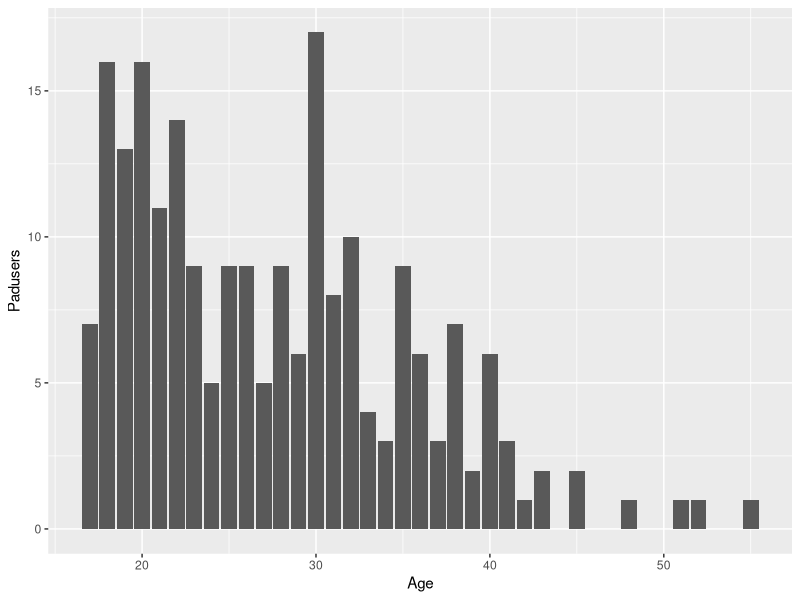

Write the R code that produced this figure.
## ---- chunk 1
library(tidyverse)
periods <- read.csv("Informed Choice for Better Menstrual Outcomes 2.csv")
## ---- chunk 2
periods |> 
  select( "Age", "Padusers") |>
  ggplot( mapping = aes( x = Age, y = Padusers)) + geom_col()
